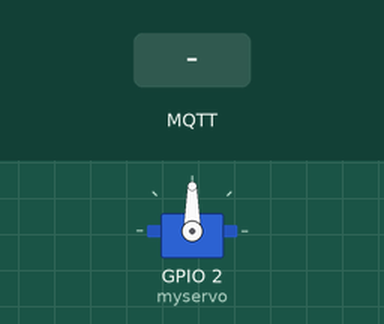
Recording of a sketch running on a simulated ESP8266 (NodeMCU). On the bench: servo. The test bench sets the inputs (shaded band). WiFi joins after 1.5 s; servers stay silent unless stated; no MQTT or app messages arrive unless stated; what the sketch prints to the serial monitor is not drawn.

Above: at 2.7 s.
2.8 s: MQTT message "lock" arrives on the first subscribed topic
At 3.1 s:
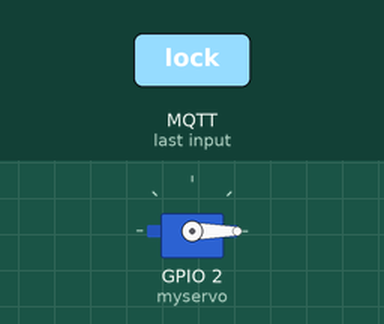
4.3 s: MQTT message "unlock" arrives on the first subscribed topic
At 5.5 s:
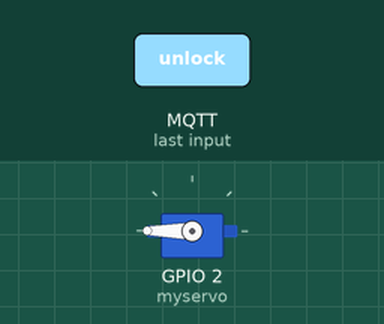
Timing chart, 0 to 7.3 s (numbered marks = the images above; inputs shaded):
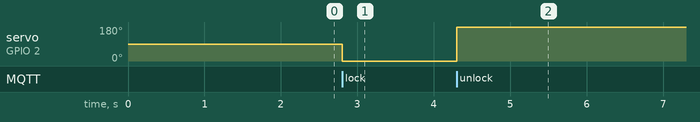

Measured:
- after the input at 2.8 s, servo on GPIO 2 (myservo): 90° → 0° at once
- after the input at 4.3 s, servo on GPIO 2 (myservo): 0° → 180° at once

The sketch:

Servotest1.ino
```cpp
#include <ESP8266WiFi.h>
#include <PubSubClient.h>
#include <Servo.h>

// Update these with values suitable for your network.
const char* ssid = "Mixxxxxxxxxx";
const char* password = "kuyraiaisus";

// Config MQTT Server
#define mqtt_server "m15.cloudmqtt.com"
#define mqtt_port 19684
#define mqtt_user "TEST"
#define mqtt_password "12345"

//#define LED_PIN 2
Servo myservo;

int pos = 0;

WiFiClient espClient;
PubSubClient client(espClient);

void setup() {
//  pinMode(LED_PIN, OUTPUT);
  myservo.attach(2);

  Serial.begin(115200);
  delay(10);

  Serial.println();
  Serial.print("Connecting to ");
  Serial.println(ssid);

  WiFi.begin(ssid, password);

  while (WiFi.status() != WL_CONNECTED) {
    delay(500);
    Serial.print(".");
  }

  Serial.println("");
  Serial.println("WiFi connected");
  Serial.println("IP address: ");
  Serial.println(WiFi.localIP());

  client.setServer(mqtt_server, mqtt_port);
  client.setCallback(callback);
}

void loop() {
  if (!client.connected()) {
    Serial.print("Attempting MQTT connection...");
    if (client.connect("ESP8266Client", mqtt_user, mqtt_password)) {
      Serial.println("connected");
      client.subscribe("/LED");
    } else {
      Serial.print("failed, rc=");
      Serial.print(client.state());
      Serial.println(" try again in 5 seconds");
      delay(5000);
      return;
    }
  }
  client.loop();
}

void callback(char* topic, byte* payload, unsigned int length) {
  Serial.print("Message arrived [");
  Serial.print(topic);
  Serial.print("] ");
  String msg = "";
  int i=0;
  while (i<length) msg += (char)payload[i++];
//  if (msg == "GET") {
//    client.publish("/LED", (digitalRead(LED_PIN) ? "LEDON" : "LEDOFF"));
//    Serial.println("Send !");
//    return;
//  }
//  digitalWrite(LED_PIN, (msg == "LEDON" ? LOW : HIGH));
  if(msg == "lock"){
  servolock();
    }
  else if(msg == "unlock"){
    servounlock();
    }
  Serial.println(msg);
}

void servolock() {
  for (pos = 0; pos <= 180; pos += 1) { // goes from 0 degrees to 180 degrees
    // in steps of 1 degree
    myservo.write(pos);              // tell servo to go to position in variable 'pos'
    delay(15);                       // waits 15ms for the servo to reach the position
    break;
  }
}

void servounlock(){
  for (pos = 180; pos >= 0; pos -= 1) { // goes from 180 degrees to 0 degrees
    myservo.write(pos);              // tell servo to go to position in variable 'pos'
    delay(15);                       // waits 15ms for the servo to reach the position
    break;
  }
}
```
